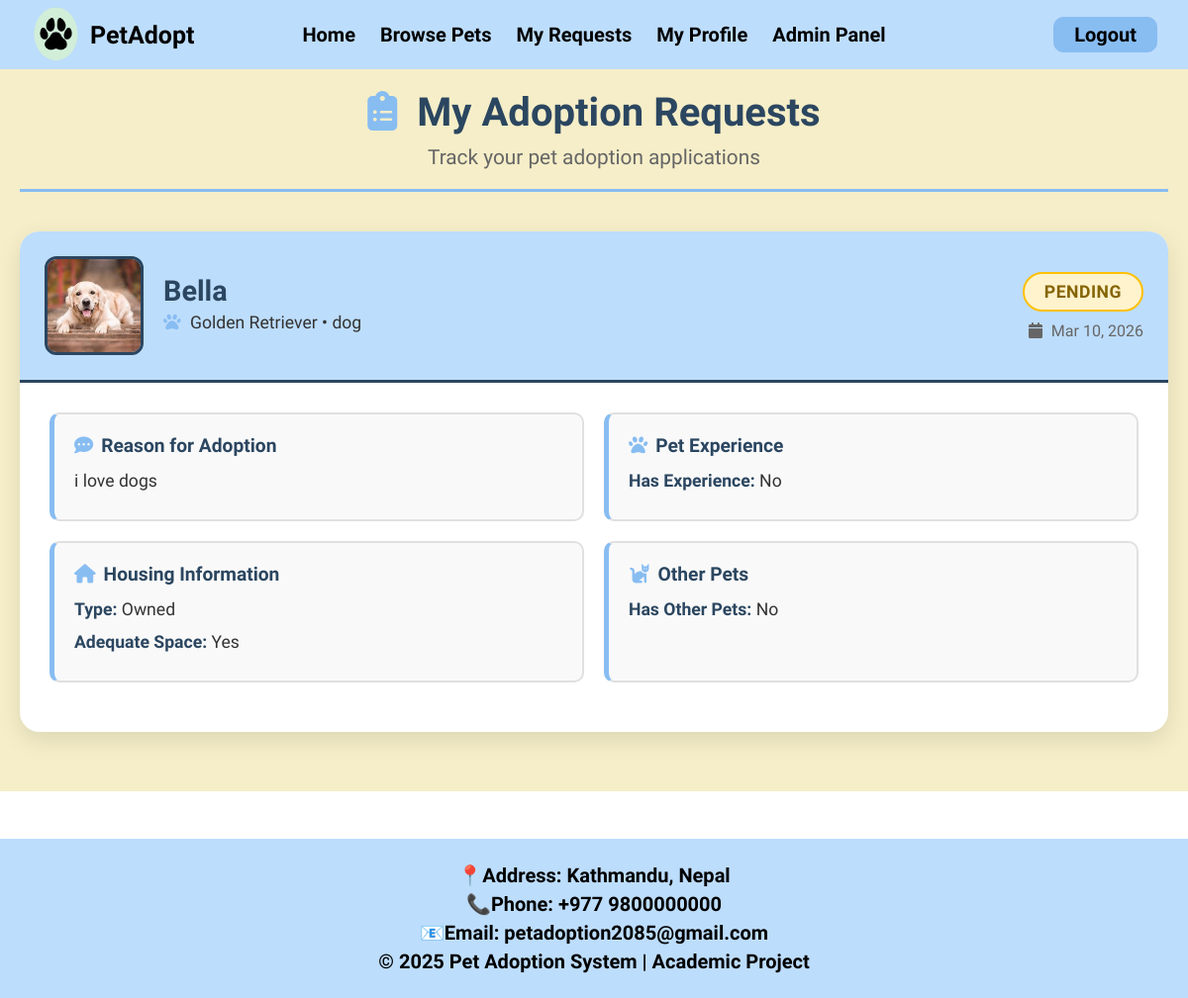
The app's page /myRequests.php (signed in), older data.
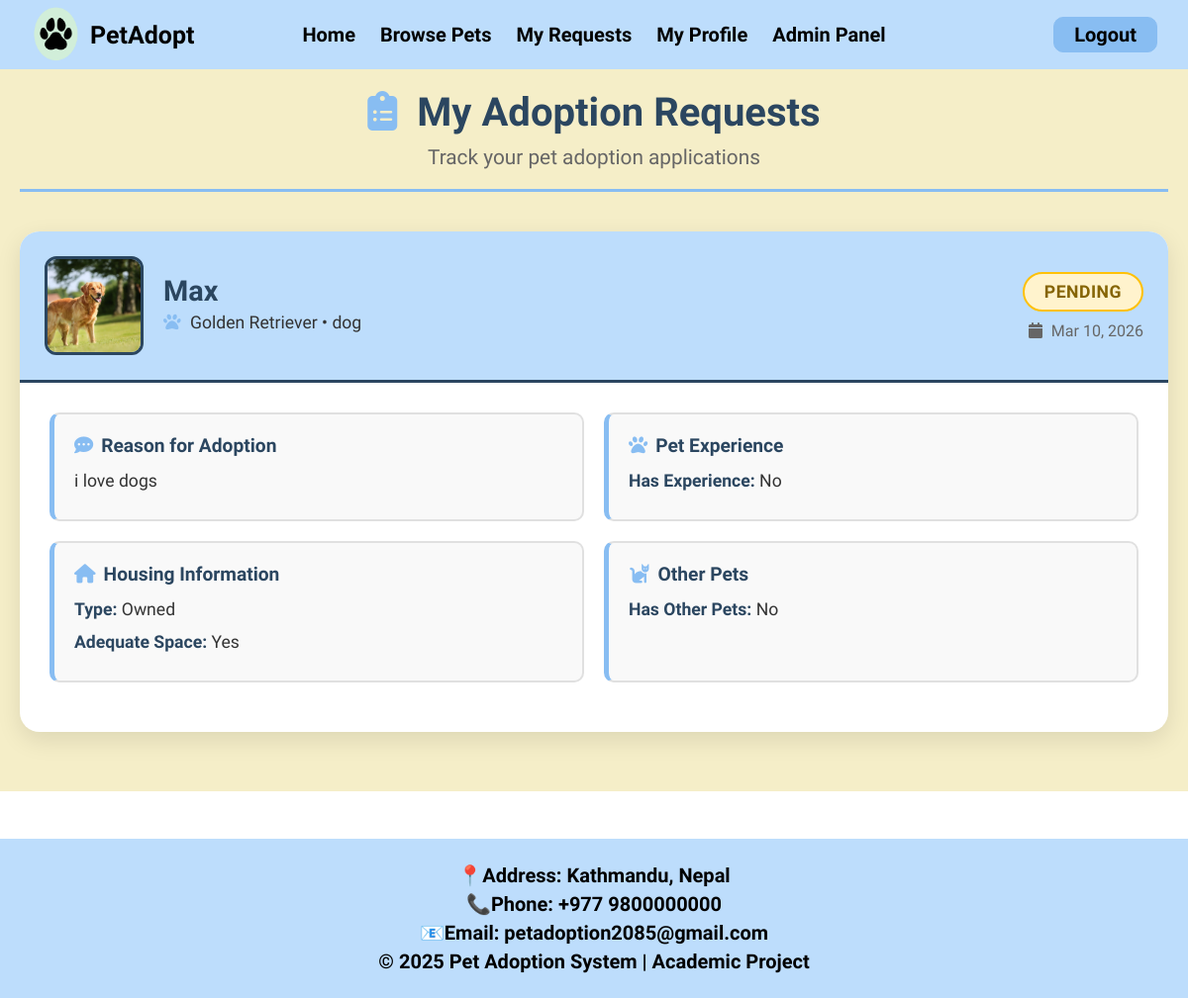
The same page, newer data.
### tables this page shows
CREATE TABLE `adoption_requests` (
  `request_id` int(11) NOT NULL AUTO_INCREMENT,
  `pet_id` int(11) NOT NULL,
  `user_id` int(11) NOT NULL,
  `request_date` datetime NOT NULL DEFAULT current_timestamp(),
  `status` enum('pending','approved','rejected','cancelled') NOT NULL DEFAULT 'pending',
  `remarks` text DEFAULT NULL,
  `reason` text NOT NULL,
  `has_experience` enum('yes','no') NOT NULL,
  `experience_details` text DEFAULT NULL,
  `housing_type` enum('owned','rented') NOT NULL,
  `has_space` enum('yes','no') NOT NULL,
  `has_other_pets` enum('yes','no') NOT NULL,
  `other_pets_details` text DEFAULT NULL,
  `commitment_confirmed` enum('yes','no') NOT NULL,
  `additional_notes` text DEFAULT NULL,
  `created_at` datetime DEFAULT current_timestamp(),
  PRIMARY KEY (`request_id`),
  KEY `fk_adoption_requests_pet_id` (`pet_id`),
  KEY `fk_adoption_requests_user_id` (`user_id`),
  CONSTRAINT `fk_adoption_requests_pet_id` FOREIGN KEY (`pet_id`) REFERENCES `pets` (`id`) ON DELETE CASCADE ON UPDATE CASCADE,
  CONSTRAINT `fk_adoption_requests_user_id` FOREIGN KEY (`user_id`) REFERENCES `users` (`id`) ON DELETE CASCADE ON UPDATE CASCADE
);

CREATE TABLE `pets` (
  `id` int(11) NOT NULL AUTO_INCREMENT,
  `name` varchar(255) NOT NULL,
  `age` int(11) NOT NULL,
  `gender` enum('Male','Female') NOT NULL,
  `breed` varchar(255) NOT NULL,
  `price` varchar(255) NOT NULL,
  `status` enum('available','adopted') NOT NULL DEFAULT 'available',
  `image` varchar(255) NOT NULL,
  `category` enum('dog','cat','rabbit','snake','bird') DEFAULT NULL,
  `description` text NOT NULL,
  `weight` varchar(10) DEFAULT NULL,
  `admin_id` int(11) DEFAULT NULL,
  PRIMARY KEY (`id`),
  KEY `fk_admin_pet` (`admin_id`),
  CONSTRAINT `fk_admin_pet` FOREIGN KEY (`admin_id`) REFERENCES `users` (`id`) ON DELETE CASCADE ON UPDATE CASCADE
);

### myRequests.php (the view, shortened to what the changed rows need)
<?php
include("navbar.php");
$user_id = $_SESSION['id'];
$user_role = $_SESSION['role'];
if ($user_role == 'admin') {
    $stmt = $con->prepare("SELECT ar.*,
                                  p.name as pet_name, p.breed, p.image, p.category,
                                  u.full_name as user_name,
                                  u.email as user_email,
                                  u.phone_num as user_phone
                           FROM adoption_requests ar
                           JOIN pets p ON ar.pet_id = p.id
                           JOIN users u ON ar.user_id = u.id
                           ORDER BY ar.created_at DESC");
} else {
    $stmt = $con->prepare("SELECT ar.*,
                                  p.name as pet_name, p.breed, p.image, p.category
                           FROM adoption_requests ar
                           JOIN pets p ON ar.pet_id = p.id
                           WHERE ar.user_id = ?
                           ORDER BY ar.created_at DESC");
    $stmt->bind_param("i", $user_id);
}
$stmt->execute();
$requests_result = $stmt->get_result();
?>
<!DOCTYPE html>
<html>
<head>
    <link rel="stylesheet" href="assets/css/style.css">
    <link rel="stylesheet" href="https://cdnjs.cloudflare.com/ajax/libs/font-awesome/6.5.0/css/all.min.css">
</head>
<body>
    <div class="requests-wrapper">
        <div class="requests-container">
            <div class="requests-header">
                <h1><i class="fas fa-clipboard-list"></i>
                    <?php echo $user_role == 'admin' ? 'All Adoption Requests' : 'My Adoption Requests'; ?>
                </h1>
            </div>
            <?php if (mysqli_num_rows($requests_result) == 0): ?>
                <div class="empty-requests">
                    <i class="fas fa-inbox"></i>
                    <h3>No Adoption Requests Found</h3>
                    <p><?php echo $user_role == 'admin' ? 'No users have submitted adoption requests yet.' : 'You haven\'t submitted any adoption requests yet.'; ?></p>
                    <?php if ($user_role != 'admin'): ?>
                        <a href="browsePets.php" class="btn-browse-pets">
                            <i class="fas fa-paw"></i> Browse Pets
                        </a>
                    <?php endif; ?>
                </div>
            <?php else: ?>
                <div class="requests-list">
                    <?php while ($request = mysqli_fetch_assoc($requests_result)): ?>
                        <div class="request-card">
                            <div class="request-card-header">
                                <div class="request-pet-info">
                                    <img src="assets/images/<?php echo $request['image'] ?? 'default_pet.jpg'; ?>"
                                         alt="<?php echo htmlspecialchars($request['pet_name']); ?>">
                                    <div class="request-pet-details">
                                        <h3><?php echo htmlspecialchars($request['pet_name']); ?></h3>
                                        <p class="pet-meta">
                                            <i class="fas fa-paw"></i> <?php echo htmlspecialchars($request['breed']); ?> •
                                            <?php echo htmlspecialchars($request['category']); ?>
                                        </p>
                                    </div>
                                </div>
                                <div class="request-status-badge">
                                    <span class="status-badge status-<?php echo $request['status']; ?>">
                                        <?php echo ucfirst($request['status']); ?>
                                    </span>
                                    <p class="request-date">
                                        <i class="fas fa-calendar"></i>
                                        <?php echo date('M d, Y', strtotime($request['created_at'])); ?>
                                    </p>
                                </div>
                            </div>
                            <div class="request-card-body">
                                <div class="request-info-grid">
                                    <div class="info-box">
                                        <h4><i class="fas fa-comment-dots"></i> Reason for Adoption</h4>
                                        <p><?php echo nl2br(htmlspecialchars($request['reason'])); ?></p>
                                    </div>
                                    <div class="info-box">
                                        <h4><i class="fas fa-paw"></i> Pet Experience</h4>
                                        <p><strong>Has Experience:</strong> <?php echo ucfirst($request['has_experience']); ?></p>
                                    </div>
                                    <div class="info-box">
                                        <h4><i class="fas fa-home"></i> Housing Information</h4>
                                        <p><strong>Type:</strong> <?php echo ucfirst($request['housing_type']); ?></p>
                                        <p><strong>Adequate Space:</strong> <?php echo ucfirst($request['has_space']); ?></p>
                                    </div>
                                    <div class="info-box">
                                        <h4><i class="fas fa-cat"></i> Other Pets</h4>
                                        <p><strong>Has Other Pets:</strong> <?php echo ucfirst($request['has_other_pets']); ?></p>
                                    </div>
                                </div>
                            </div>
                        </div>
                    <?php endwhile; ?>
                </div>
            <?php endif; ?>
        </div>
    </div>
</body>
</html>

Row changes from the older to the newer data that the page shows:
changed through a linked row, adoption_requests "PENDING": pet.image: a different picture; pet.name "Bella" → "Max"
